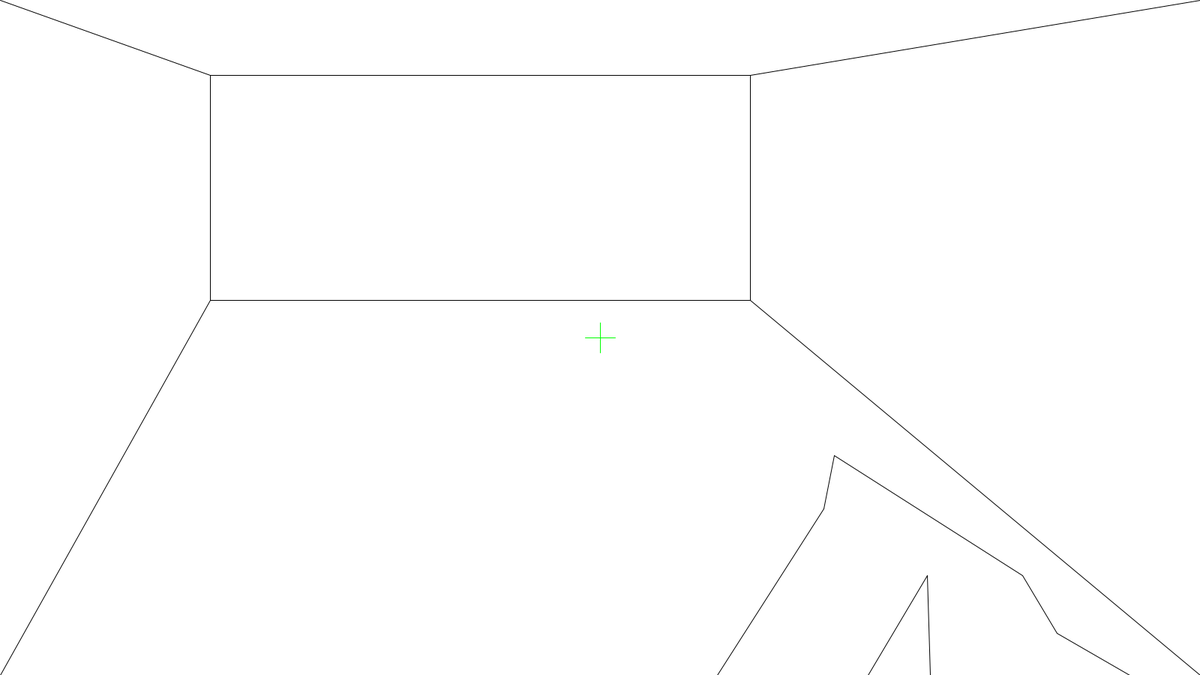
Frame 1 (no input)
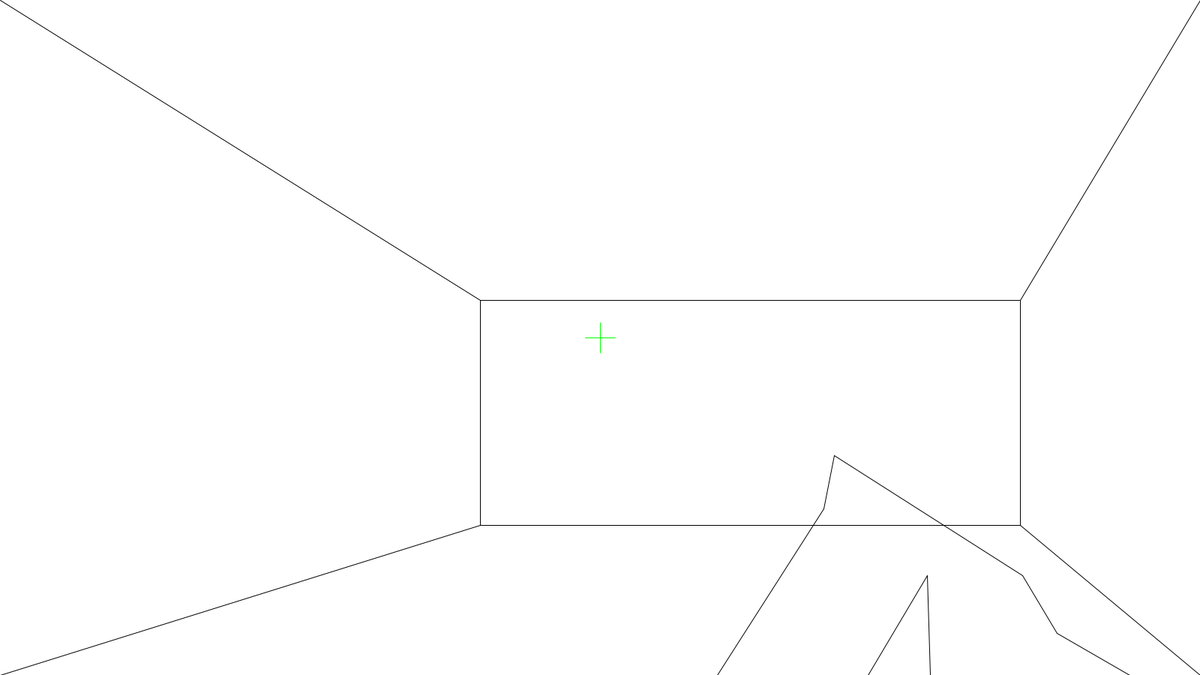
Frame 60 (the mouse pressed at the canvas centre just before this capture)
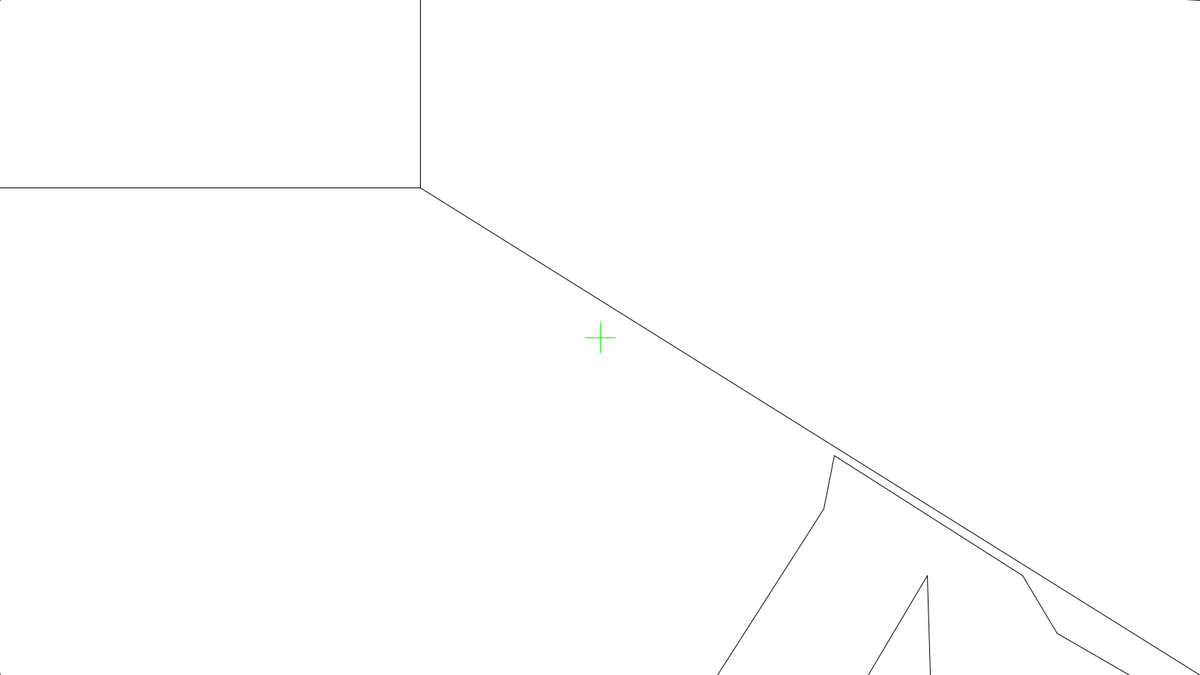
Frame 120 (the mouse held since frame 60 and released just before this capture)

The Processing sketch that drew these frames (run headless with seeded random() and noise(); from frame 60 on, the mouse is pressed at the canvas centre):

// Processing sketch: CSGO2
// ── CSGO2.pde
int x=400;
int y=700;
int x1=280;
int y1=100;
int x2=1000;
int y2=100;
int x3=280;
int y3=400;
int x4=1000;
int y4=400;
int crosshairWidth = 20;
int taskai=80;

void setup()
{
  size(1600, 900);  //galima bet kokia naudoti (tik ginklas ne ten bus)
  frameRate(60);
  noCursor();
}
void draw()
{
  background(255);
  fill(0, 0, 0);
  stroke(0, 0, 0);
  line(0, 0, x1, y1);
  line(width, 0, x2, y2);
  line(0, height, x3, y3);
  line(width, height, x4, y4);
  line(x1, y1, x2, y2);
  line(x3, y3, x4, y4);
  line(x1, y1, x3, y3);
  line(x2, y2, x4, y4);

  //"Gun"
  line(width-488, height-293, width-237, height-133);
  line(width-237, height-133, width-191, height-56);
  line(width-191, height-56, width-94, height);
  line(width-364, height-133, width-360, height);
  line(width-364, height-133, width-443, height);
  line(width-644, height, width-502, height-222);
  line(width-502, height-222, width-488, height-293);

  //crosshair
  stroke(0, 255, 0);
  line(width/2-crosshairWidth, height/2, width/2+crosshairWidth, height/2);
  line(width/2, height/2-crosshairWidth, width/2, height/2+crosshairWidth);


  int aimX=640-mouseX;
  int aimY=400-mouseY;
  x1=aimX;
  x2=aimX+720;
  x3=aimX;
  x4=aimX+720;


  y1=aimY;
  y2=aimY;
  y3=aimY+300;
  y4=aimY+300;
}
void keyPressed()
{

  if (key=='w')
  {
    x1=x1-20;
  }
  // if(key=='s')
  {
  }
}
